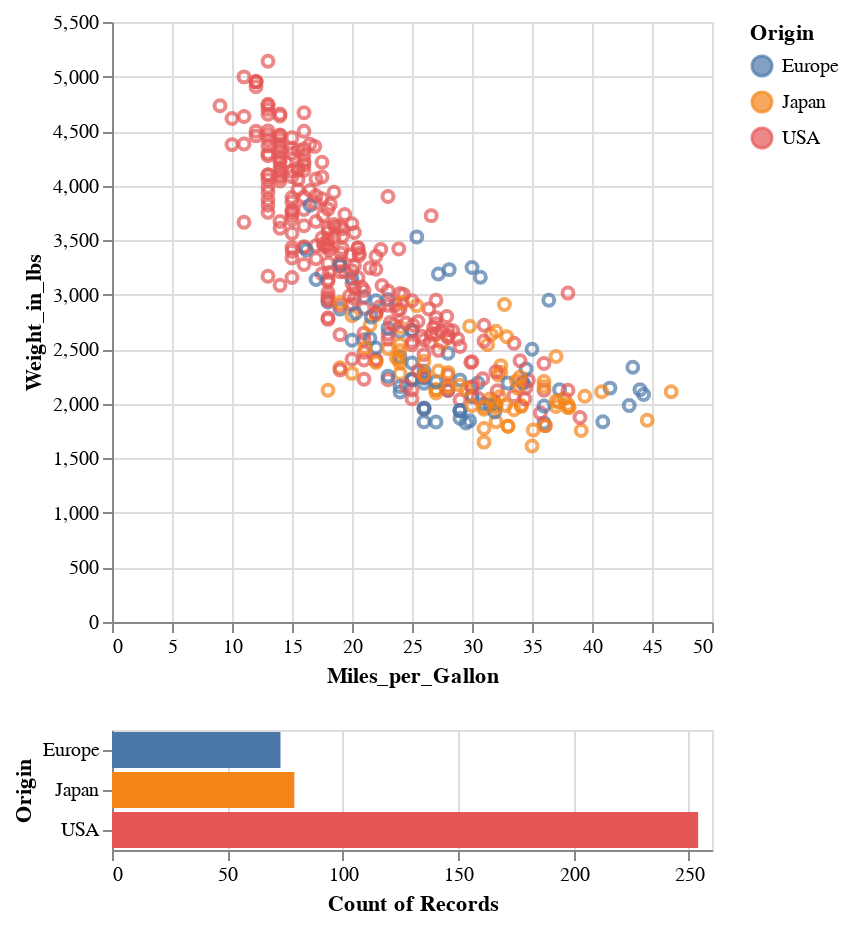

Notebook source saved alongside this figure:
### Markdown cell above
### Interactive Filtering

Similar to conditional encoding, we can selection parameters as predicate for our filter transforms. We will recreate the example at the very beginning of our previous lecture which showed an composite chart with scatterplot and a barchart for the _cars_ dataset. The scatterplot is interactive and can be used to control what data is shown in the barchart. We will first create the static composite plot.

### Code cell
df = data.cars()

base_plot = alt.Chart(df)

scatterplot = base_plot.mark_point().encode(
    x="Miles_per_Gallon:Q",
    y="Weight_in_lbs:Q",
    color="Origin:N",    
)

histogram = base_plot.mark_bar().encode(
    y="Origin:N",
    color="Origin:N",
    x="count():Q",
)

scatterplot & histogram

### Figure 1 — Vega-Lite specification as saved in the notebook (floating-point values rounded to 4 significant figures; data arrays with more than 128 entries replaced by an {"elided": "..."} marker saying what was removed)
{"config": {"view": {"continuousWidth": 300, "continuousHeight": 300}}, "vconcat": [{"mark": {"type": "point"}, "encoding": {"color": {"field": "Origin", "type": "nominal"}, "x": {"field": "Miles_per_Gallon", "type": "quantitative"}, "y": {"field": "Weight_in_lbs", "type": "quantitative"}}}, {"mark": {"type": "bar"}, "encoding": {"color": {"field": "Origin", "type": "nominal"}, "x": {"aggregate": "count", "type": "quantitative"}, "y": {"field": "Origin", "type": "nominal"}}}], "data": {"name": "data-f02450ab61490a1363517a0190416235"}, "$schema": "https://vega.github.io/schema/vega-lite/v5.15.1.json", "datasets": {"data-f02450ab61490a1363517a0190416235": {"elided": "406 records"}}}
